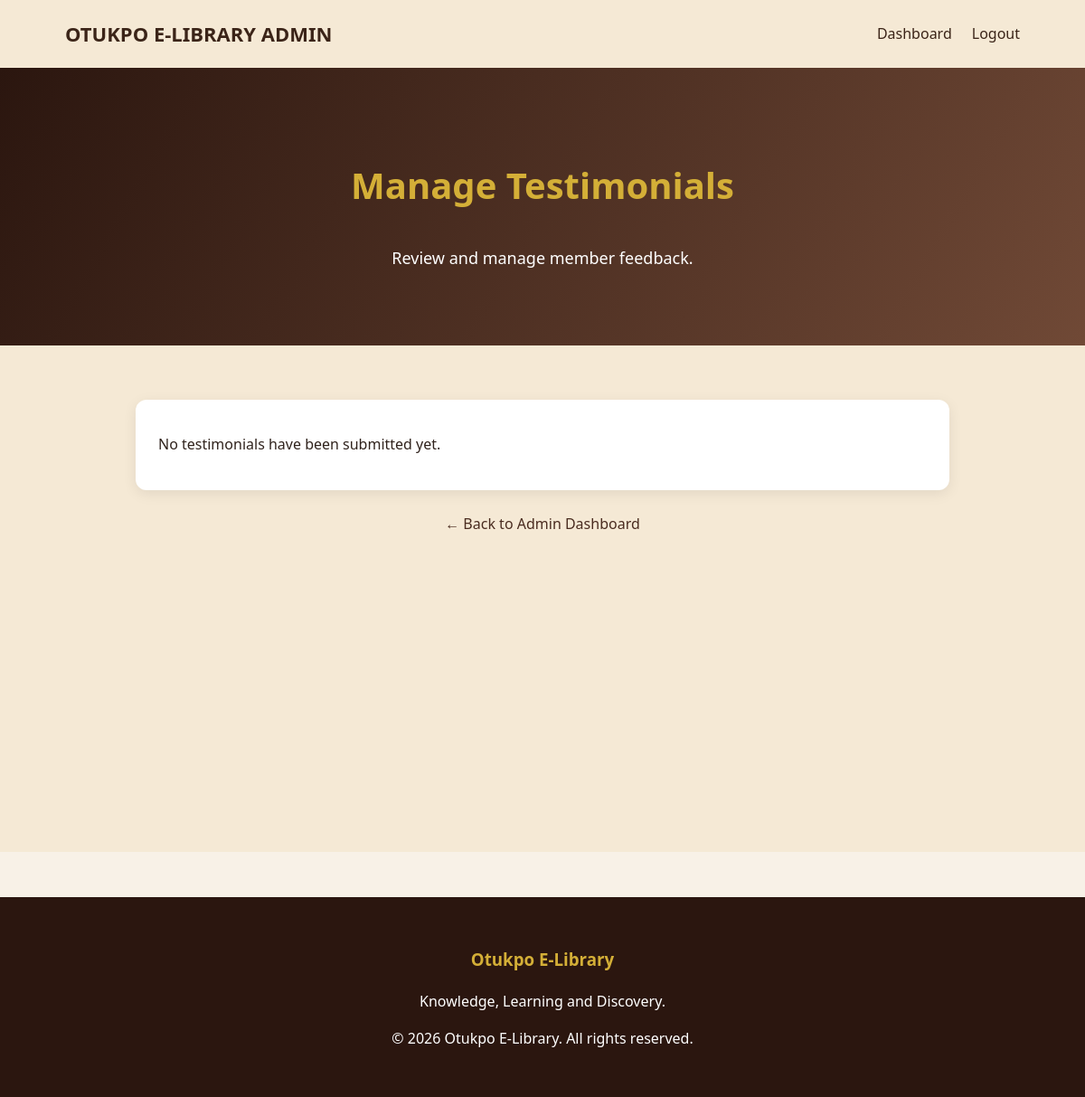
/admin/testimonials.php (signed in), run on an earlier commit of the app's database.
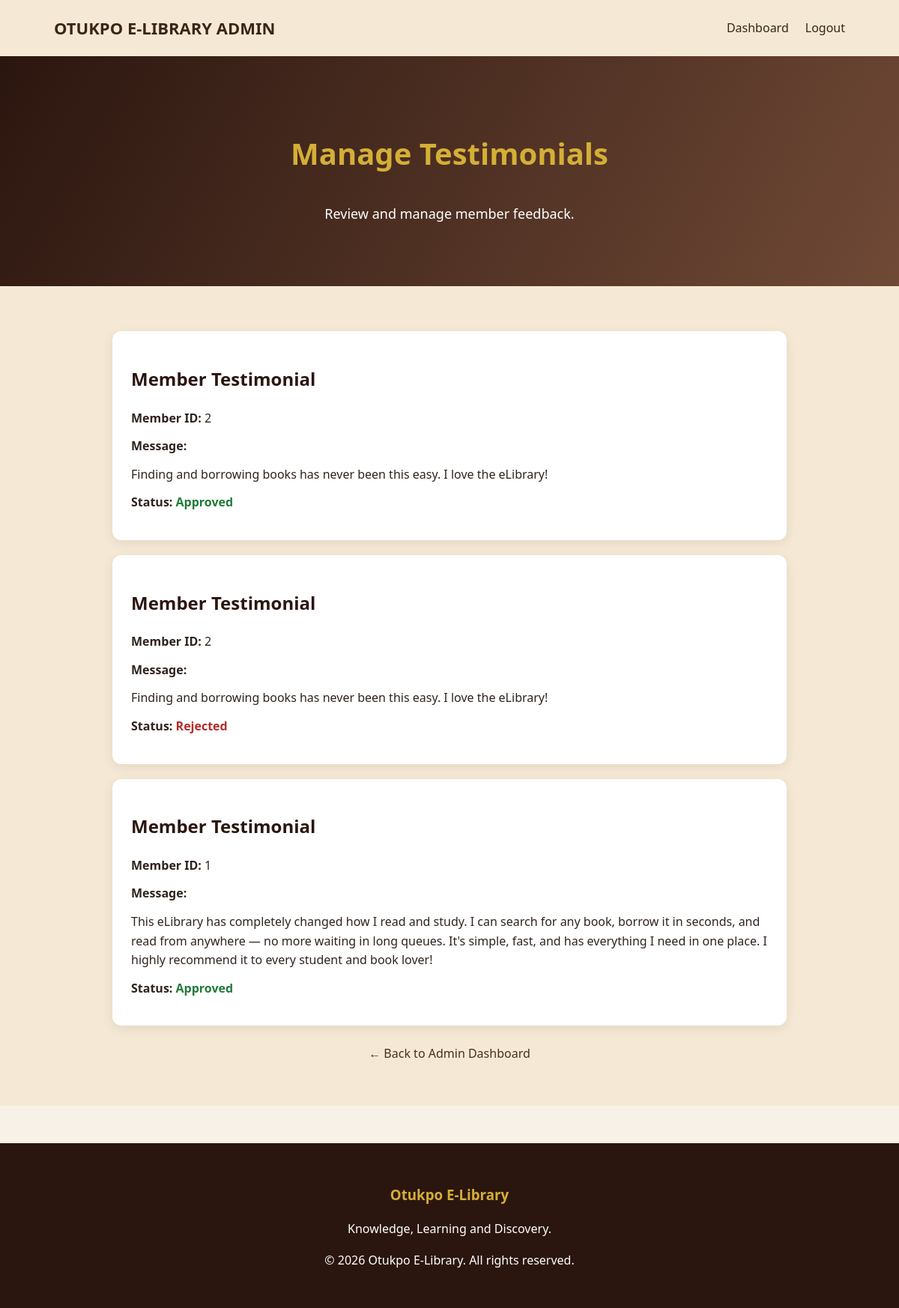
And on a later commit of the database.
### tables this page shows
CREATE TABLE `testimonials` (
  `id` int(11) NOT NULL,
  `member_id` int(11) NOT NULL,
  `message` text NOT NULL,
  `status` enum('pending','approved','rejected') DEFAULT 'pending',
  `created_at` timestamp NOT NULL DEFAULT current_timestamp()
);

### admin/testimonials.php (the view, shortened to what this page needs)
<?php
$db = new Database();
$conn = $db->connect();
$sql = "SELECT id, member_id, message, status
        FROM testimonials
        ORDER BY
        CASE WHEN status = 'pending' THEN 0 ELSE 1 END,
        id DESC";
$stmt = $conn->prepare($sql);
$stmt->execute();
$testimonials = $stmt->fetchAll(PDO::FETCH_ASSOC);
?>
<!DOCTYPE html>
<html lang="en">
<head>
    <link rel="stylesheet" href="../assets/css/style.css">
</head>
<body>
    <nav class="site-nav">
        <a href="dashboard.php" class="brand">
            OTUKPO E-LIBRARY ADMIN
        </a>
        <div class="nav-links">
            <a href="dashboard.php">Dashboard</a>
            <a href="logout.php">Logout</a>
        </div>
    </nav>
    <section class="catalogue-hero">
        <h1>Manage Testimonials</h1>
        <p>Review and manage member feedback.</p>
    </section>
    <section class="testimonial-admin-section">
        <?php if (!empty($testimonials)): ?>
            <?php foreach ($testimonials as $row): ?>
                <div class="testimonial-admin-card">
                    <h2>Member Testimonial</h2>
                    <p>
                        <strong>Member ID:</strong>
                        <?php echo (int)$row['member_id']; ?>
                    </p>
                    <p>
                        <strong>Message:</strong>
                    </p>
                    <p>
                        <?php echo nl2br(htmlspecialchars($row['message'])); ?>
                    </p>
                    <p>
                        <strong>Status:</strong>
                        <span class="testimonial-status <?php echo htmlspecialchars($row['status']); ?>-status">
                            <?php echo htmlspecialchars($row['status']); ?>
                        </span>
                    </p>
                </div>
            <?php endforeach; ?>
        <?php else: ?>
            <div class="testimonial-admin-card">
                <p>No testimonials have been submitted yet.</p>
            </div>
        <?php endif; ?>
        <p style="text-align:center; margin-top:25px;">
            <a href="dashboard.php">← Back to Admin Dashboard</a>
        </p>
    </section>
    <footer class="site-footer">
        <h3>Otukpo E-Library</h3>
        <p>Knowledge, Learning and Discovery.</p>
        <p>
            &copy; <?php echo date('Y'); ?>
            Otukpo E-Library. All rights reserved.
        </p>
    </footer>
</body>
</html>

What changed in the data, as far as the page shows it:
added testimonials: member "2", message "Finding and borrowing books has never been this easy. I love the eLibrary!", status "Approved"
added testimonials: member "2", message "Finding and borrowing books has never been this easy. I love the eLibrary!", status "Rejected"
added testimonials: member "1", message "This eLibrary has completely changed how I read and study. I can search for any book, borrow it in seconds, and read from anywhere — no more waiting in long queues. It's simple, fast, and has everything I need in one place. I highly recommend it to every student and book lover!", status "Approved"
Also different on the page:
text no longer shown: "No testimonials have been submitted yet."
